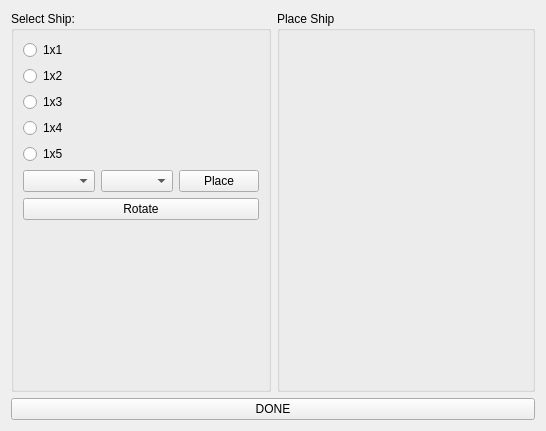
<?xml version="1.0" encoding="UTF-8"?>
<ui version="4.0">
 <class>PlaceShips</class>
 <widget class="QWidget" name="PlaceShips">
  <property name="geometry">
   <rect>
    <x>0</x>
    <y>0</y>
    <width>546</width>
    <height>431</height>
   </rect>
  </property>
  <property name="windowTitle">
   <string>Form</string>
  </property>
  <layout class="QVBoxLayout" name="verticalLayout_4">
   <item>
    <layout class="QVBoxLayout" name="verticalLayout_3">
     <item>
      <layout class="QHBoxLayout" name="horizontalLayout">
       <item>
        <widget class="QGroupBox" name="select_groupBox">
         <property name="title">
          <string>Select Ship:</string>
         </property>
         <layout class="QVBoxLayout" name="verticalLayout_2">
          <item>
           <widget class="QRadioButton" name="ship1_radioButton">
            <property name="text">
             <string>1x1</string>
            </property>
           </widget>
          </item>
          <item>
           <widget class="QRadioButton" name="ship2_radioButton">
            <property name="text">
             <string>1x2</string>
            </property>
           </widget>
          </item>
          <item>
           <widget class="QRadioButton" name="ship3_radioButton">
            <property name="text">
             <string>1x3</string>
            </property>
           </widget>
          </item>
          <item>
           <widget class="QRadioButton" name="ship4_radioButton">
            <property name="text">
             <string>1x4</string>
            </property>
           </widget>
          </item>
          <item>
           <widget class="QRadioButton" name="ship5_radioButton">
            <property name="text">
             <string>1x5</string>
            </property>
           </widget>
          </item>
          <item>
           <layout class="QHBoxLayout" name="horizontalLayout_2">
            <item>
             <widget class="QComboBox" name="col_comboBox"/>
            </item>
            <item>
             <widget class="QComboBox" name="row_comboBox"/>
            </item>
            <item>
             <widget class="QPushButton" name="place_pushButton">
              <property name="text">
               <string>Place</string>
              </property>
             </widget>
            </item>
           </layout>
          </item>
          <item>
           <widget class="QPushButton" name="rotate_pushButton">
            <property name="text">
             <string>Rotate</string>
            </property>
           </widget>
          </item>
          <item>
           <spacer name="verticalSpacer">
            <property name="orientation">
             <enum>Qt::Vertical</enum>
            </property>
            <property name="sizeHint" stdset="0">
             <size>
              <width>20</width>
              <height>40</height>
             </size>
            </property>
           </spacer>
          </item>
         </layout>
        </widget>
       </item>
       <item>
        <widget class="QGroupBox" name="place_groupBox">
         <property name="title">
          <string>Place Ship</string>
         </property>
         <layout class="QVBoxLayout" name="verticalLayout">
          <item>
           <widget class="Grid" name="board_Grid" native="true"/>
          </item>
         </layout>
        </widget>
       </item>
      </layout>
     </item>
     <item>
      <widget class="QPushButton" name="done_pushButton">
       <property name="text">
        <string>DONE</string>
       </property>
      </widget>
     </item>
    </layout>
   </item>
  </layout>
 </widget>
 <customwidgets>
  <customwidget>
   <class>Grid</class>
   <extends>QWidget</extends>
   <header>grid.h</header>
   <container>1</container>
  </customwidget>
 </customwidgets>
 <resources/>
 <connections/>
</ui>
